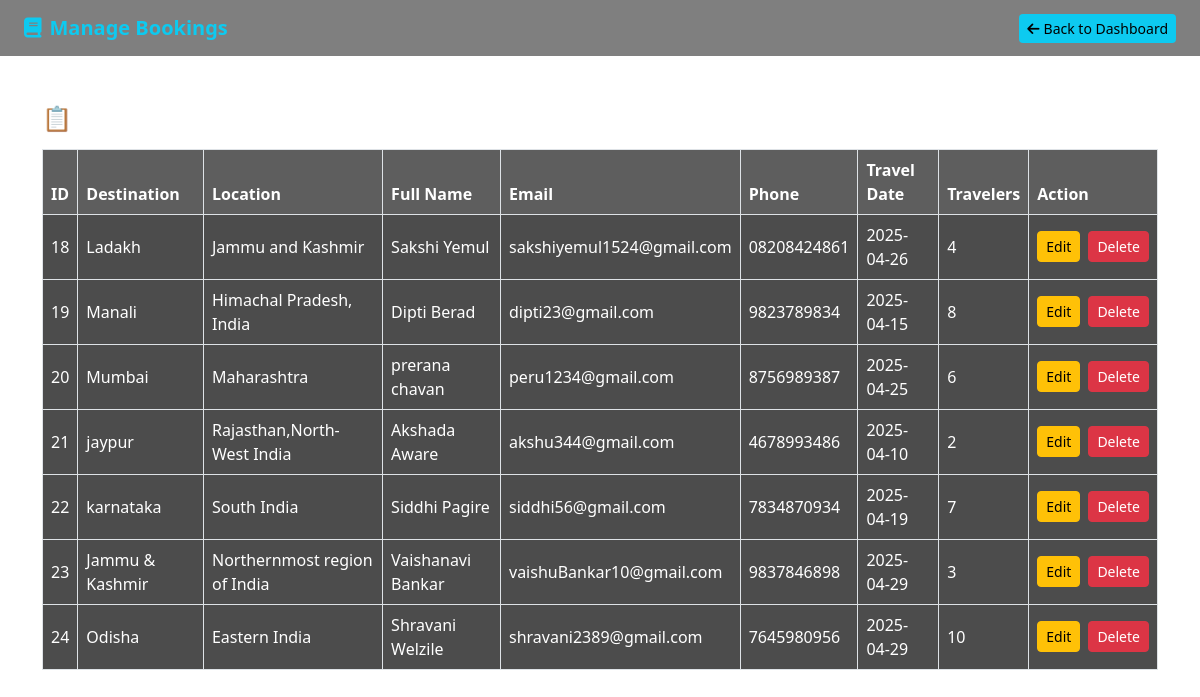
The page /admin/manage_bookings.php on the database its author committed.
### tables this page shows
CREATE TABLE `bookings` (
  `booking_id` int(11) NOT NULL,
  `dest_id` int(11) NOT NULL,
  `full_name` varchar(100) NOT NULL,
  `email` varchar(200) NOT NULL,
  `phone` varchar(20) NOT NULL,
  `travel_date` date NOT NULL,
  `travelers` int(11) NOT NULL
);

CREATE TABLE `destinations` (
  `dest_id` int(5) NOT NULL,
  `dest_name` text NOT NULL,
  `dest_description` varchar(200) NOT NULL,
  `dest_image` varchar(200) NOT NULL,
  `dest_location` varchar(200) NOT NULL,
  `dest_price` decimal(10,0) NOT NULL
);

### admin/manage_bookings.php (the view, shortened to what this page needs)
<?php include '../backend/connection.php'; ?>
<?php
$bookings = $conn->query("SELECT b.booking_id, d.dest_name, d.dest_location, b.full_name, b.email, b.phone, b.travel_date, b.travelers
                          FROM bookings b
                          JOIN destinations d ON b.dest_id = d.dest_id");
?>
<!DOCTYPE html>
<html lang="en">
<head>
    <link href="https://cdn.jsdelivr.net/npm/bootstrap@5.3.0/dist/css/bootstrap.min.css" rel="stylesheet">
    <link href="https://cdnjs.cloudflare.com/ajax/libs/font-awesome/6.5.0/css/all.min.css" rel="stylesheet">
</head>
<body>
<nav class="navbar navbar-dark px-4">
    <span class="navbar-brand"><i class="fas fa-book me-2"></i>Manage Bookings</span>
    <a href="admin_dashboard.html" class="btn btn-back btn-sm"><i class="fas fa-arrow-left me-1"></i>Back to Dashboard</a>
</nav>
<div class="container mt-5">
    <h4 class="mb-3 text-white">📋 All Bookings</h4>
    <div class="table-responsive">
        <table class="table table-bordered table-hover align-middle">
            <thead>
                <tr>
                    <th>ID</th>
                    <th>Destination</th>
                    <th>Location</th>
                    <th>Full Name</th>
                    <th>Email</th>
                    <th>Phone</th>
                    <th>Travel Date</th>
                    <th>Travelers</th>
                    <th>Action</th>
                </tr>
            </thead>
            <tbody>
                <?php if ($bookings && $bookings->num_rows > 0): ?>
                    <?php while($row = $bookings->fetch_assoc()): ?>
                    <tr>
                        <td><?= $row['booking_id'] ?></td>
                        <td><?= $row['dest_name'] ?></td>
                        <td><?= $row['dest_location'] ?></td>
                        <td><?= $row['full_name'] ?></td>
                        <td><?= $row['email'] ?></td>
                        <td><?= $row['phone'] ?></td>
                        <td><?= $row['travel_date'] ?></td>
                        <td><?= $row['travelers'] ?></td>
                        <td>
    <div class="d-flex gap-2">
        <a href="edit_booking.php?id=<?= $row['booking_id'] ?>" class="btn btn-sm btn-warning">Edit</a>
        <a href="delete_booking.php?id=<?= $row['booking_id'] ?>" class="btn btn-sm btn-danger" onclick="return confirm('Are you sure you want to delete this booking?');">Delete</a>
    </div>
</td>
                    </tr>
                    <?php endwhile; ?>
                <?php else: ?>
                    <tr><td colspan="9" class="text-center text-white">No bookings found.</td></tr>
                <?php endif; ?>
            </tbody>
        </table>
    </div>
</div>
</body>
</html>

### admin/manage_bookings.php (style rules this page uses)
body { background: url('https://images.unsplash.com/photo-1507525428034-b723cf961d3e') no-repeat center center fixed; background-size: cover; }
.navbar { background-color: rgba(0, 0, 0, 0.5); }
.navbar-brand { color: #0dcaf0; font-weight: bold; }
.table { background-color: rgba(0, 0, 0, 0.7); color: white; }
.table th { background-color: rgba(255, 255, 255, 0.1); color: white; }
.table td { background-color: transparent; color: white; }
.btn-back { border: none; background-color: #0dcaf0; color: #000; }

### rows shown on the page
bookings: booking_id "18", dest.dest_name "Ladakh", dest.dest_location "Jammu and Kashmir", full_name "Sakshi Yemul", email "sakshiyemul1524@gmail.com", phone "08208424861", travel_date "2025-04-26", travelers "4"
bookings: booking_id "19", dest.dest_name "Manali", dest.dest_location "Himachal Pradesh, India", full_name "Dipti Berad", email "dipti23@gmail.com", phone "9823789834", travel_date "2025-04-15", travelers "8"
bookings: booking_id "20", dest.dest_name "Mumbai", dest.dest_location "Maharashtra", full_name "prerana chavan", email "peru1234@gmail.com", phone "8756989387", travel_date "2025-04-25", travelers "6"
bookings: booking_id "21", dest.dest_name "jaypur", dest.dest_location "Rajasthan,North-West India", full_name "Akshada Aware", email "akshu344@gmail.com", phone "4678993486", travel_date "2025-04-10", travelers "2"
bookings: booking_id "22", dest.dest_name "karnataka", dest.dest_location "South India", full_name "Siddhi Pagire", email "siddhi56@gmail.com", phone "7834870934", travel_date "2025-04-19", travelers "7"
bookings: booking_id "23", dest.dest_name "Jammu & Kashmir", dest.dest_location "Northernmost region of India", full_name "Vaishanavi Bankar", email "vaishuBankar10@gmail.com", phone "9837846898", travel_date "2025-04-29", travelers "3"
bookings: booking_id "24", dest.dest_name "Odisha", dest.dest_location "Eastern India", full_name "Shravani Welzile", email "shravani2389@gmail.com", phone "7645980956", travel_date "2025-04-29", travelers "10"
